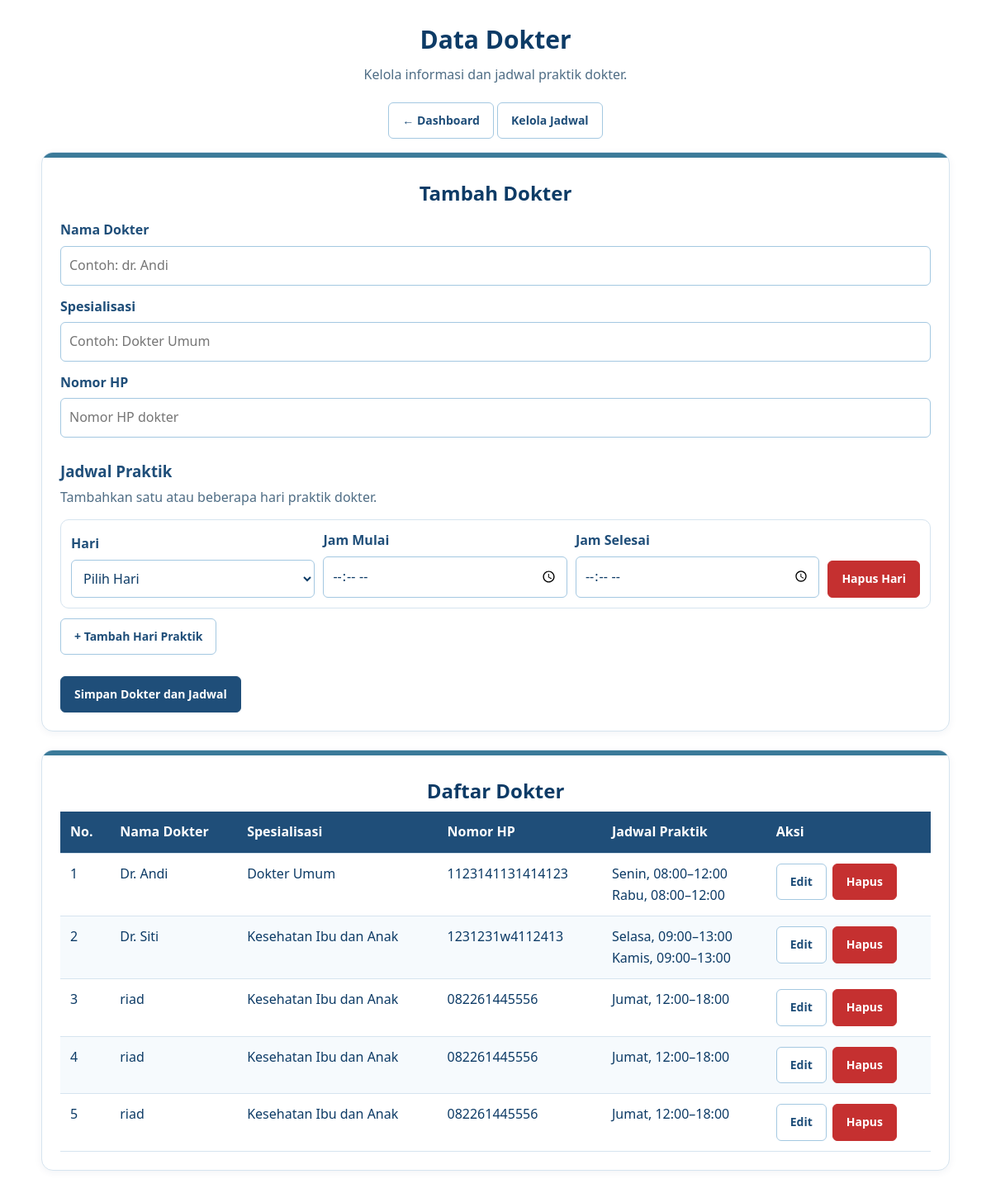
The page /admin/dokter.php (signed in) on the database its author committed.
### tables this page shows
CREATE TABLE `dokter` (
  `id` int(11) NOT NULL,
  `nama` varchar(100) NOT NULL,
  `spesialisasi` varchar(100) DEFAULT NULL,
  `no_hp` varchar(20) DEFAULT NULL
);

CREATE TABLE `jadwal_dokter` (
  `id` int(11) NOT NULL,
  `dokter_id` int(11) NOT NULL,
  `hari` enum('Senin','Selasa','Rabu','Kamis','Jumat','Sabtu','Minggu') NOT NULL,
  `jam_mulai` time NOT NULL,
  `jam_selesai` time NOT NULL
);

### admin/dokter.php (the view, shortened to what this page needs)
<?php
require_once "../koneksi.php";
$edit = null;
$stmt = $pdo->query(
    "SELECT * FROM dokter ORDER BY nama ASC"
);
$dokterList = $stmt->fetchAll(PDO::FETCH_ASSOC);
$stmt = $pdo->query(
    "SELECT * FROM jadwal_dokter
     ORDER BY FIELD(hari, 'Senin', 'Selasa', 'Rabu',
                    'Kamis', 'Jumat', 'Sabtu', 'Minggu'),
              jam_mulai"
);
$semuaJadwal = [];
foreach ($stmt->fetchAll(PDO::FETCH_ASSOC) as $j) {
    $semuaJadwal[$j["dokter_id"]][] = $j;
}
function e($v) {
    return htmlspecialchars((string) $v, ENT_QUOTES, "UTF-8");
}
?>
<!DOCTYPE html>
<html lang="id">
<head>
</head>
<body>
<div class="container">
<h1>Data Dokter</h1>
<p class="subjudul">Kelola informasi dan jadwal praktik dokter.</p>
<p>
    <a href="index.php" class="tombol sekunder">← Dashboard</a>
    <a href="jadwal.php" class="tombol sekunder">Kelola Jadwal</a>
</p>
<div class="panel">
<h2><?= $edit ? "Edit Dokter" : "Tambah Dokter" ?></h2>
<form method="POST" action="dokter.php">
<label>Nama Dokter</label>
<input type="text" name="nama" required
       value="<?= e($edit["nama"] ?? "") ?>"
       placeholder="Contoh: dr. Andi">
<label>Spesialisasi</label>
<input type="text" name="spesialisasi" required
       value="<?= e($edit["spesialisasi"] ?? "") ?>"
       placeholder="Contoh: Dokter Umum">
<label>Nomor HP</label>
<input type="text" name="no_hp"
       value="<?= e($edit["no_hp"] ?? "") ?>"
       placeholder="Nomor HP dokter">
<h3>Jadwal Praktik</h3>
<p>Tambahkan satu atau beberapa hari praktik dokter.</p>
<div id="daftar-jadwal">
</div>
<button type="button" class="tombol sekunder" onclick="tambahJadwal()">
    + Tambah Hari Praktik
</button>
<br><br>
<button type="submit">
    <?= $edit ? "Simpan Perubahan" : "Simpan Dokter dan Jadwal" ?>
</button>
</form>
</div>
<div class="panel">
<h2>Daftar Dokter</h2>
<div class="tabel-wrapper">
<table>
<thead>
<tr>
    <th>No.</th>
    <th>Nama Dokter</th>
    <th>Spesialisasi</th>
    <th>Nomor HP</th>
    <th>Jadwal Praktik</th>
    <th>Aksi</th>
</tr>
</thead>
<tbody>
<?php if (count($dokterList) > 0): ?>
<?php foreach ($dokterList as $i => $d): ?>
<tr>
    <td><?= $i + 1 ?></td>
    <td><?= e($d["nama"]) ?></td>
    <td><?= e($d["spesialisasi"]) ?></td>
    <td><?= e($d["no_hp"] ?? "-") ?></td>
    <td>
        <?php if (!empty($semuaJadwal[$d["id"]])): ?>
            <?php foreach ($semuaJadwal[$d["id"]] as $j): ?>
                <?= e($j["hari"]) ?>,
                <?= e(substr($j["jam_mulai"], 0, 5)) ?>–<?= e(substr($j["jam_selesai"], 0, 5)) ?>
                <br>
            <?php endforeach; ?>
        <?php else: ?>
            Belum ada jadwal
        <?php endif; ?>
    </td>
    <td>
        <div class="aksi">
            <a class="tombol sekunder"
               href="dokter.php?edit=<?= (int) $d["id"] ?>">Edit</a>
            <form method="POST" action="dokter.php"
                  onsubmit="return confirm('Yakin ingin menghapus dokter ini?')">
                <button type="submit" class="hapus">Hapus</button>
            </form>
        </div>
    </td>
</tr>
<?php endforeach; ?>
<?php else: ?>
<tr><td colspan="6">Belum ada data dokter.</td></tr>
<?php endif; ?>
</tbody>
</table>
</div>
</div>
</div>
</body>
</html>

### admin/dokter.php (style rules this page uses)
:root { --white: #ffffff; --tint: #eaf3fa; --border: #d6e4ef; --blue-100: #a4c8e1; --blue-300: #6fa3d8; --teal-500: #3b7a99; --blue-700: #1f4e79; --navy-900: #0d3b66; --text: #0d3b66; --text-muted: #4f6d85; --danger: #c53030; --danger-dark: #9b1c1c; --radius-sm: 6px; --radius-md: 10px; --radius-lg: 14px; --shadow: 0 2px 10px rgba(13, 59, 102, 0.06); --transition: 0.2s ease; }
* { box-sizing: border-box; }
body { margin: 0; padding: 24px; background: var(--white); color: var(--text); font-family: "Segoe UI", Arial, sans-serif; line-height: 1.6; }
.container { max-width: 1100px; margin: auto; }
h1 { margin: 0 0 6px; color: var(--navy-900); font-size: 30px; text-align: center; }
.subjudul { margin: 0 0 20px; color: var(--text-muted); }
.container > p { text-align: center; }
.panel { position: relative; overflow: hidden; margin-bottom: 22px; padding: 30px 22px 22px; background: var(--white); border: 1px solid var(--border); border-radius: var(--radius-lg); box-shadow: var(--shadow); }
.panel::before { content: ""; position: absolute; inset: 0 0 auto 0; height: 6px; background: var(--teal-500); }
.panel h2 { margin: 0 0 6px; color: var(--navy-900); text-align: center; }
.panel h3 { margin: 26px 0 4px; color: var(--blue-700); }
.panel h3 + p { margin: 0 0 14px; color: var(--text-muted); }
label { display: block; margin: 13px 0 6px; color: var(--blue-700); font-weight: bold; }
input, select { width: 100%; padding: 10px; background: var(--white); color: var(--text); font: inherit; border: 1px solid var(--blue-100); border-radius: var(--radius-sm); transition: border-color var(--transition), box-shadow var(--transition); }
button, .tombol { display: inline-block; padding: 10px 16px; background: var(--blue-700); color: var(--white); font: inherit; font-size: 14px; font-weight: bold; text-decoration: none; border: 1px solid var(--blue-700); border-radius: var(--radius-sm); cursor: pointer; transition: background var(--transition), color var(--transition), border-color var(--transition); }
.sekunder { background: var(--white); color: var(--blue-700); border-color: var(--blue-100); }
.hapus, .hapus-baris { background: var(--danger); border-color: var(--danger); }
.tabel-wrapper { overflow-x: auto; }
table { width: 100%; border-collapse: collapse; background: var(--white); }
th, td { padding: 12px; text-align: left; vertical-align: top; border: none; border-bottom: 1px solid var(--border); }
th { background: var(--blue-700); color: var(--white); }
tbody tr:nth-child(even) { background: #f6fafd; }
.aksi { display: flex; gap: 7px; align-items: center; }
.aksi form { margin: 0; }

### rows shown on the page
dokter: nama "Dr. Andi", spesialisasi "Dokter Umum", no_hp "1123141131414123"
jadwal_dokter: hari "Senin", jam_mulai "08:00", jam_selesai "12:00"
jadwal_dokter: hari "Rabu", jam_mulai "08:00", jam_selesai "12:00"
dokter: nama "Dr. Siti", spesialisasi "Kesehatan Ibu dan Anak", no_hp "1231231w4112413"
jadwal_dokter: hari "Selasa", jam_mulai "09:00", jam_selesai "13:00"
jadwal_dokter: hari "Kamis", jam_mulai "09:00", jam_selesai "13:00"
dokter: nama "riad", spesialisasi "Kesehatan Ibu dan Anak", no_hp "082261445556"
jadwal_dokter: hari "Jumat", jam_mulai "12:00", jam_selesai "18:00"
dokter: nama "riad", spesialisasi "Kesehatan Ibu dan Anak", no_hp "082261445556"
jadwal_dokter: hari "Jumat", jam_mulai "12:00", jam_selesai "18:00"
dokter: nama "riad", spesialisasi "Kesehatan Ibu dan Anak", no_hp "082261445556"
jadwal_dokter: hari "Jumat", jam_mulai "12:00", jam_selesai "18:00"
